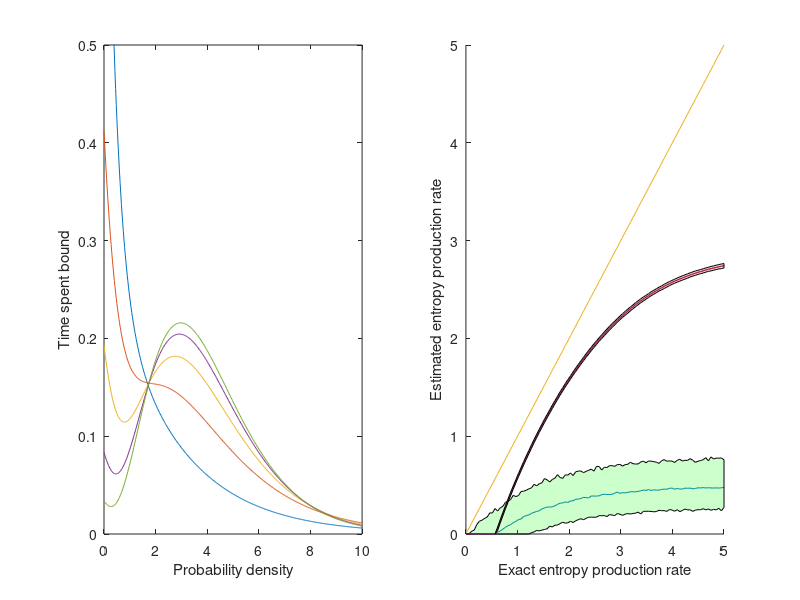

Source code (MATLAB):
% This script makes plots for the active sensor example
addpath('Code')
addpath('Data')
%% First set up problem
WA_fun = @(wp,wm) [-(wp+wm), wp, 0, 0; ... 
                  wm, -(wp+wm), wp, 0; ... 
                  0, wm, -(wp+wm), wp; ...
                0, 0, wm, -(wm+wp)];
n = 4;
vec1 = ones(n,1);
pi_A = ones(n,1)/(n+1);
ent_rate = @(sig,wm) (1-wm) .*abs(log(abs(1 ./ wm))) - sig;

%% make plots of time spent bound distributions, i.e. fig 3b
sig_vals = [0.,1,2,3,4,5];
Wm = zeros(size(sig_vals));
for i = 1:length(sig_vals)
    f = @(wm) ent_rate(sig_vals(i),wm);
    Wm(i) = fzero(f,[eps 1]);
end

t = linspace(0,80,3200);
f = zeros(length(t),length(Wm));
% know the analytic distribution
for j = 1:length(Wm)
    WA = WA_fun(1,Wm(j));    
    for i = 1:length(t)
        f(i,j) = (pi_A')*(WA*WA* expm(WA*t(i))) * vec1;
    end
    K = - (pi_A')*WA * vec1;
    f(:,j) = f(:,j)/K;
end

subplot(1,2,1)
plot(t,f(:,1),t,f(:,2),t,f(:,3),t,f(:,4),t,f(:,5))
xlim([0,10])
ylim([0,0.5])
ylabel('Time spent bound')
xlabel('Probability density')


%% Make plots 3c. Load the data for the empirical testing as it takes a while to generate.
% To generate the data run script Code/TUR_comp
load sensor_empirical

subplot(1,2,2)
hold on
plot(sig_vals_fine,TUR_med,sig_vals_fine,OPTIM_med,sig_vals_fine,sig_vals_fine)
s2 = [sig_vals_fine, fliplr(sig_vals_fine)];
inBetween = [TUR_3, fliplr(TUR_97)];
fill(s2, inBetween, 'g','FaceAlpha',0.2);


plot(sig_vals_fine,OPTIM_med)
inBetween = [OPTIM_3, fliplr(OPTIM_97)];
fill(s2, inBetween, 'r','FaceAlpha',0.2);
xlabel('Exact entropy production rate')
ylabel('Estimated entropy production rate')

%saveas(gcf,'ActiveSensor.pdf')